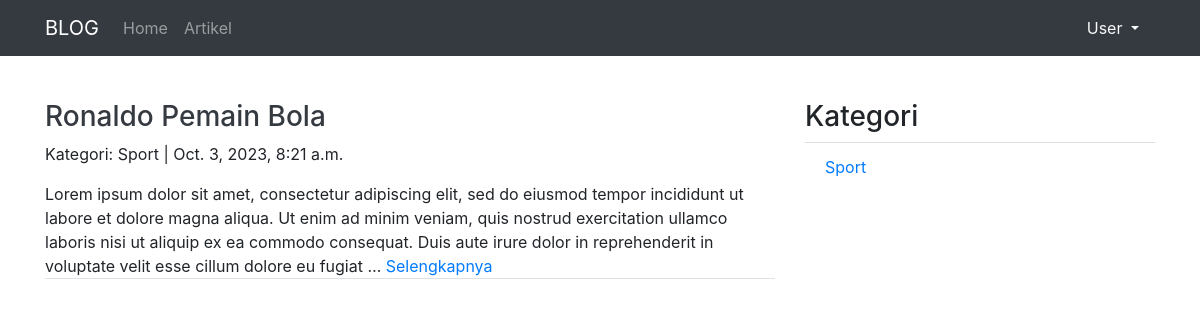
Page /artikel/1 on the committed database.
### artikel/models.py (models this page shows, shortened)
class Artikel(models.Model):
	judul		= models.CharField(max_length=255)
	isi 		= models.TextField()
	kategori 	= models.CharField(max_length=255)
	published	= models.DateTimeField(auto_now_add=True)
	updated 	= models.DateTimeField(auto_now=True)
	slug		= models.SlugField(blank=True, editable=False)

### artikel/views.py (the view)
# urls.py: url(r'^(?P<page>\d+)$', ArtikelListView.as_view(), name='list'),
class ArtikelListView(ListView):
    model = Artikel
    template_name = "artikel/artikel_list.html"
    context_object_name = 'artikel_list'
    ordering = ['-published']
    paginate_by = 3
    def get_context_data(self,*args,**kwargs):
    	kategori_list = self.model.objects.values_list('kategori', flat=True).distinct()
    	self.kwargs.update({'kategori_list':kategori_list})
    	kwargs = self.kwargs
    	return super().get_context_data(*args,**kwargs)

### artikel/templates/artikel/artikel_list.html (shortened to what this page needs)
{% extends "base.html" %}
{% block contents %}
<div class="row">
	<div class="col-md-8">
			{% for artikel in artikel_list %}
				<h3><a class="text-dark" href="{% url 'artikel:detail' artikel.slug %}">{{artikel.judul}}</a></h3>
				<p>Kategori: {{artikel.kategori}} | {{artikel.published}}</p>
				<p class="border-bottom">{{artikel.isi|truncatewords:50}} <a href="{% url 'artikel:detail' artikel.slug %}">Selengkapnya</a></p>
			{% endfor %}
	</div>
	<div class="col-sm">
		<h3>Kategori</h3>
		<ul class="list-group list-group-flush">
		  	{% for kategori in kategori_list %}
		  		<li class="list-group-item"><a href="{% url 'artikel:category' kategori 1 %}">{{kategori}}</a></li>
		  	{% endfor %}
		</ul>
	</div>
</div>
{% endblock contents %}

### rows in the picture
Artikel: judul "Ronaldo Pemain Bola", kategori "Sport", published "Oct. 3, 2023, 8:21 a.m.", isi "Lorem ipsum dolor sit amet, consectetur adipiscing elit, sed do eiusmod tempor incididunt ut labore et dolore magna aliqua. Ut enim ad minim veniam, quis nostrud exercitation ullamco laboris nisi ut aliquip ex ea commodo consequat. Duis aute irure dolor in reprehenderit in voluptate velit esse cillum dolore eu fugiat …"

### other values in the picture
{{ kategori }} "Sport"
